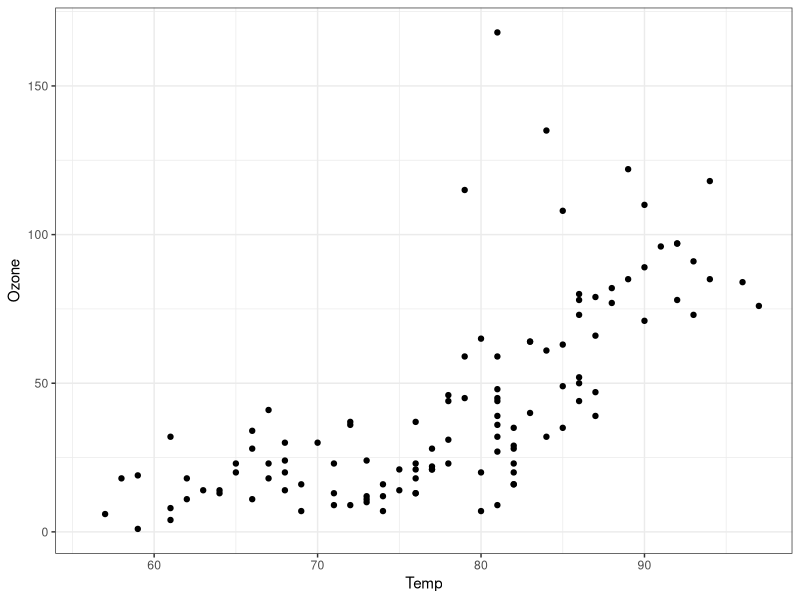

Generate this figure with R:
## ---- chunk 1
#| include: false
library(tidyverse)

## ---- chunk 2
#| echo: false
#| eval: true

ggplot(airquality, aes(Temp, Ozone)) + 
  geom_point() + 
  theme_bw()
